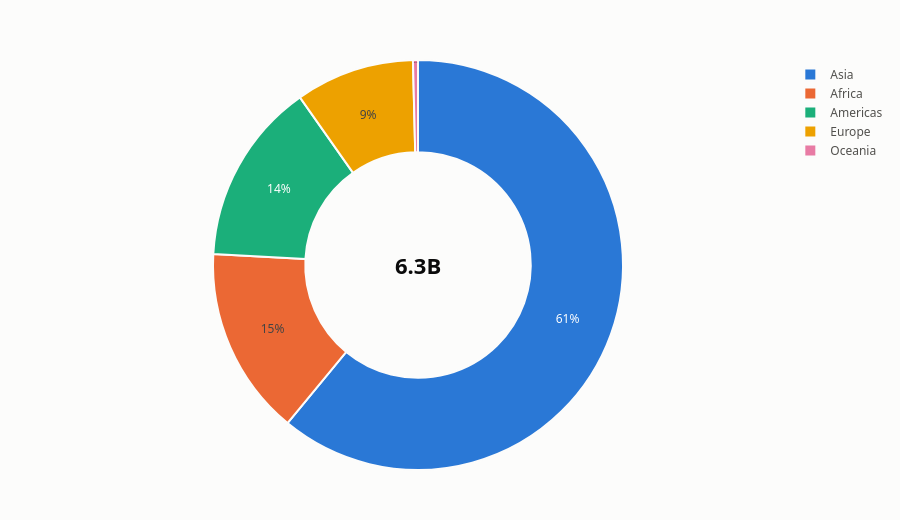

The code cell stored with this chart in its notebook:
### Code cell
pc.donut(g07, 'continent', 'pop', backend='plotly')

### Figure 1 — Plotly figure (JSON) as saved in the notebook; plotly's stock layout.template omitted (floating-point values rounded to 4 significant figures)
{"data": [{"direction": "clockwise", "hole": 0.55, "hovertemplate": "<b>%{label}</b><br>%{value:,.4~g} (%{percent})<extra></extra>", "insidetextorientation": "horizontal", "labels": ["Asia", "Africa", "Americas", "Europe", "Oceania"], "marker": {"colors": ["#2a78d6", "#eb6834", "#1baf7a", "#eda100", "#e87ba4"], "line": {"color": "#fcfcfb", "width": 2}}, "rotation": 0, "sort": false, "textinfo": "percent", "textposition": "inside", "texttemplate": ["%{percent:.0%}", "%{percent:.0%}", "%{percent:.0%}", "%{percent:.0%}", "%{percent:.0%}"], "type": "pie", "values": [3811953827, 929539692, 898871184, 586098529, 24549947]}], "layout": {"annotations": [{"font": {"color": "#0b0b0b", "size": 22}, "showarrow": false, "text": "<b>6.3B</b>", "x": 0.5, "xref": "paper", "y": 0.5, "yref": "paper"}], "height": 520}}
